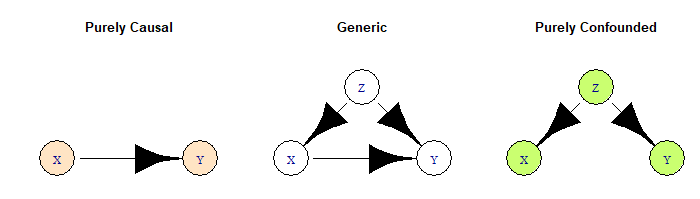

R code for this plot:
library(igraph)

CENTERS <- rbind(c(-1,0),c(1,0),c(0,1))
g1 <- graph(c(2,1), n=2)
V(g1)$label <- c("X","Y")
g2 <- graph(c(2,1, 1,3, 2,3), n=3)
V(g2)$label <- c("X","Y","Z")
g3 <- graph(c(1,3, 2,3), n=3)
V(g3)$label <- c("X","Y","Z")

par(mfrow=c(1,3))
plot(g1, layout=CENTERS[1:2,], axes = FALSE, rescale=FALSE, 
     edge.arrow.mode=1, edge.color="black", edge.width=0.1,
     vertex.label=V(g1)$label, vertex.color="bisque", vertex.size=50,
     main = "Purely Causal")
plot(g2, layout=CENTERS, axes = FALSE, rescale=FALSE,
     edge.arrow.mode=1, edge.color="black", edge.width=0.1,
     vertex.label=V(g2)$label, vertex.color="white", vertex.size=50,
     main = "Generic")
plot(g3, layout=CENTERS, axes = FALSE, rescale=FALSE,
     edge.arrow.mode=1, edge.color="black", edge.width=0.1,
     vertex.label=V(g3)$label, vertex.color="darkolivegreen1", vertex.size=50,
     main = "Purely Confounded")
